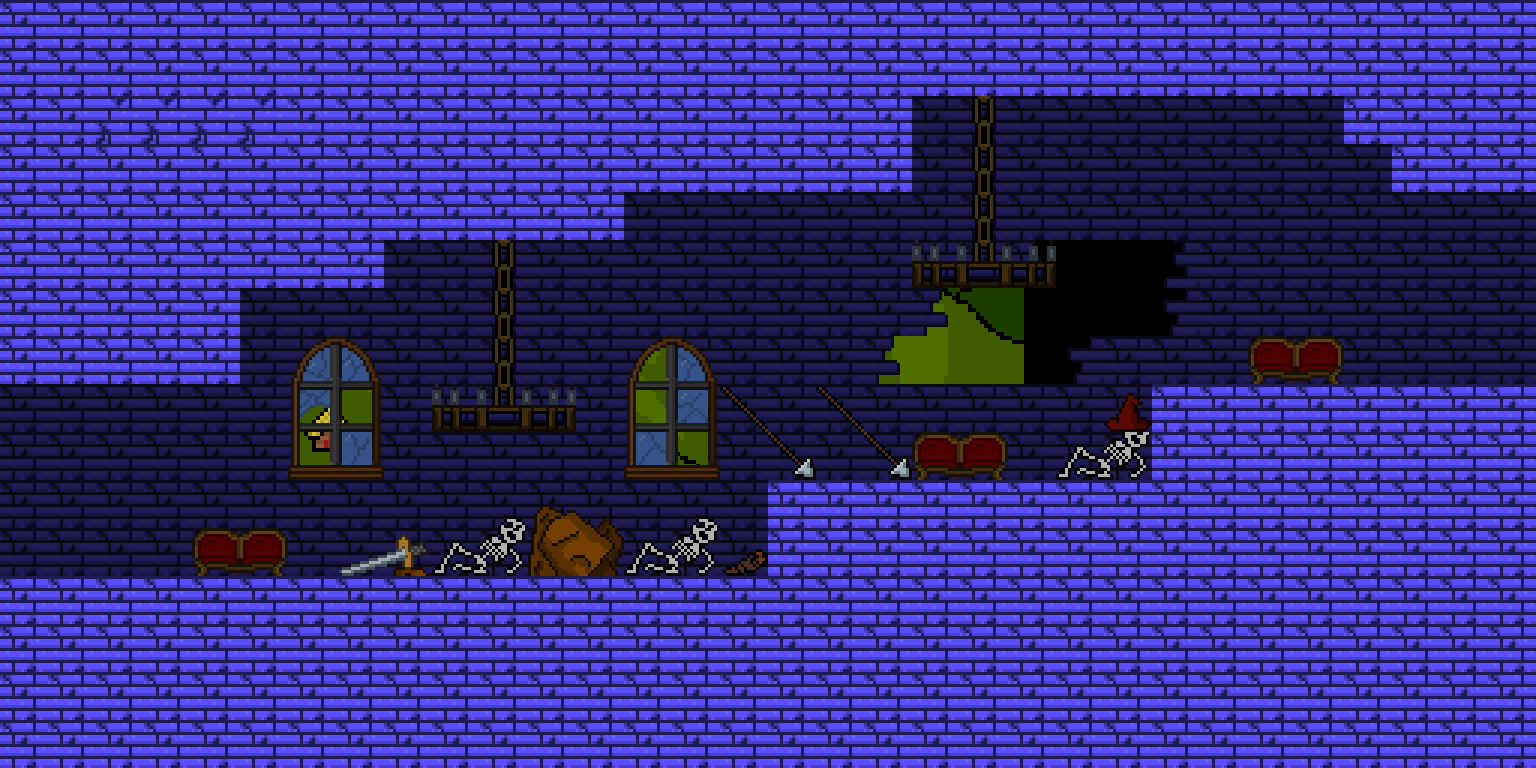

A 2D game scene composited from a Tiled map and its tileset images. What follows is a short description and the map's XML, with each tile layer's data collapsed to a summary:
An orthogonal 32x16 tile map with 48x48 px tiles, 2 tile layers (back_tiles, front), 2 tilesets, 3 image layers and 15 objects (2x SpawnPoint, 2x Portal, TextBoxObject).

<map version="1.4" tiledversion="1.4.2" orientation="orthogonal" renderorder="right-down" width="32" height="16" tilewidth="48" tileheight="48" infinite="0" nextlayerid="18" nextobjectid="43">
 <tileset firstgid="1" name="tileset01" tilewidth="48" tileheight="48" tilecount="176" columns="16">
  <image source="tilesets/tileset01.png" width="768" height="528" />
 </tileset>
 <tileset firstgid="177" name="objects" tilewidth="48" tileheight="48" tilecount="64" columns="8">
  <image source="objects.png" width="384" height="384" />
 </tileset>
 <imagelayer id="10" name="Image Layer 3">
  <image source="Backgrounds/ground_back.png" width="1024" height="576" />
  <properties>
   <property name="depth" type="int" value="3000" />
   <property name="parallax_x" type="float" value="1" />
   <property name="parallax_y" type="float" value="1" />
   <property name="repeat_y" type="bool" value="true" />
  </properties>
 </imagelayer>
 <imagelayer id="8" name="Image Layer 1">
  <image source="Backgrounds/ground_far.png" width="1024" height="576" />
  <properties>
   <property name="depth" type="int" value="2900" />
   <property name="parallax_x" type="float" value="0.8" />
   <property name="parallax_y" type="float" value="0.8" />
   <property name="repeat_y" type="bool" value="false" />
  </properties>
 </imagelayer>
 <imagelayer id="9" name="Image Layer 2">
  <image source="Backgrounds/ground_front.png" width="1024" height="576" />
  <properties>
   <property name="depth" type="int" value="2800" />
   <property name="parallax_x" type="float" value="0.9" />
   <property name="parallax_y" type="float" value="0.9" />
   <property name="repeat_y" type="bool" value="false" />
  </properties>
 </imagelayer>
 <layer id="11" name="back_tiles" width="32" height="16">
  <properties>
   <property name="depth" type="int" value="1000" />
   <property name="tileset" type="int" value="0" />
  </properties>
  <data>[512 cells, 503 non-empty, 19 distinct tile ids]</data>
 </layer>
 <layer id="12" name="front" width="32" height="16">
  <properties>
   <property name="depth" type="int" value="900" />
   <property name="tileset" type="int" value="0" />
  </properties>
  <data>[512 cells, 38 non-empty, 19 distinct tile ids]</data>
 </layer>
 <objectgroup color="#0000ff" id="13" name="walls">
  <properties>
   <property name="isWallLayer" type="bool" value="true" />
  </properties>
  <object id="3" x="0" y="0" width="240" height="384" />
  <object id="5" x="0" y="576" width="768" height="192" />
  <object id="8" x="912" y="0" width="624" height="96" />
  <object id="9" x="1392" y="96" width="144" height="96" />
  <object id="11" x="384" y="0" width="240" height="240" />
  <object id="12" x="240" y="0" width="144" height="288" />
  <object id="16" x="1152" y="384" width="384" height="384" />
  <object id="17" x="768" y="480" width="384" height="288" />
  <object id="22" x="1344" y="96" width="48" height="48" />
  <object id="24" x="624" y="0" width="288" height="192" />
 </objectgroup>
 <objectgroup id="14" name="objects">
  <object id="42" type="TextBoxObject" x="384" y="480" width="336" height="96">
   <properties>
    <property name="lore" type="int" value="13" />
    <property name="text" value="These were probably great warriors" />
   </properties>
  </object>
 </objectgroup>
 <objectgroup color="#aa00ff" id="17" name="checkpoints" />
 <objectgroup color="#ff5500" id="16" name="spawnpoints">
  <object id="27" type="SpawnPoint" x="0" y="384" width="48" height="48">
   <properties>
    <property name="id" type="int" value="0" />
   </properties>
  </object>
  <object id="28" type="SpawnPoint" x="1488" y="192" width="48" height="48">
   <properties>
    <property name="id" type="int" value="1" />
   </properties>
  </object>
 </objectgroup>
 <objectgroup color="#00ff00" id="15" name="doors">
  <object id="19" type="Portal" x="1584" y="192" width="48" height="192">
   <properties>
    <property name="horizontal" type="bool" value="false" />
    <property name="id_point" type="int" value="1" />
    <property name="id_room" type="int" value="19" />
   </properties>
  </object>
  <object id="41" type="Portal" x="-96" y="384" width="48" height="192">
   <properties>
    <property name="horizontal" type="bool" value="false" />
    <property name="id_point" type="int" value="2" />
    <property name="id_room" type="int" value="21" />
   </properties>
  </object>
 </objectgroup>
</map>
